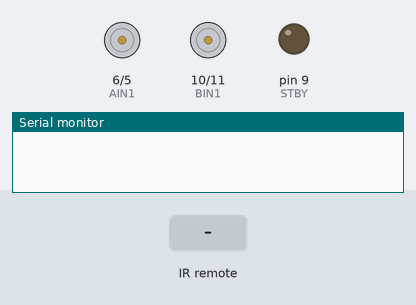
A sketch run on a simulated Arduino Uno, built with avr-gcc and run on an emulated ATmega328P. On the bench: motor-driver pin pairs drawn as motors (green arrow = first pin HIGH = forward, orange = second pin HIGH = backward, longer = more drive, stopped while the standby pin is LOW), output pins drawn as LEDs (lit = HIGH), the last lines printed to the serial monitor. The inputs (shaded band) are chosen by the test bench.

Above: at 1.2 s.
1.3 s: infrared code 0xE31CFF00 received
At 1.8 s:
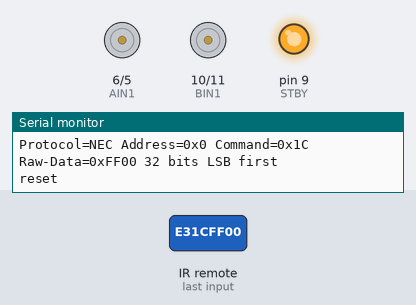
2.8 s: infrared code 0xE718FF00 received
At 4.3 s:
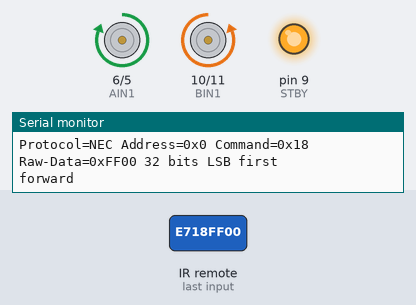
4.8 s: infrared code 0xAD52FF00 received
At 5.8 s:
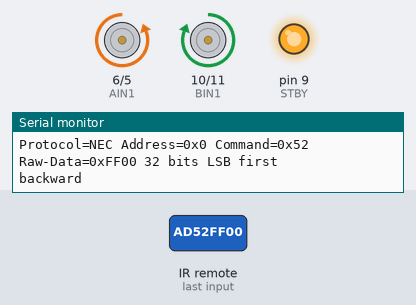
6.8 s: infrared code 0xF708FF00 received
At 8.5 s:
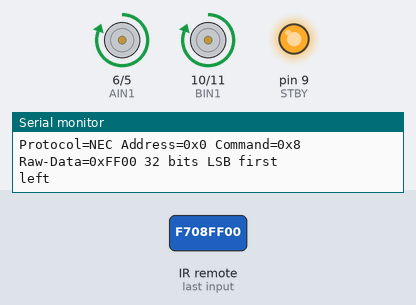
8.8 s: infrared code 0xA55AFF00 received
At 10.1 s:
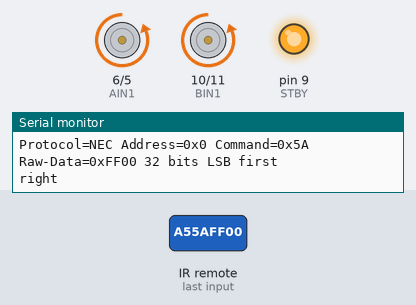
Timing chart, 0 to 11.8 s (numbered marks = the images above; inputs shaded):
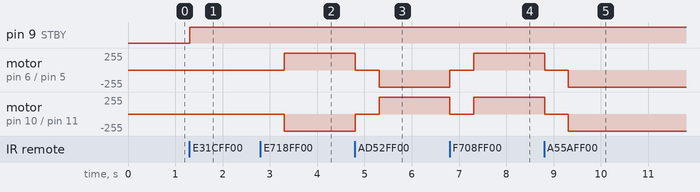

Measured:
- after the input at 1.3 s, pin 9 (STBY): LOW → HIGH at once
- after the input at 2.8 s, motor on pin 6 (AIN1) / pin 5 (AIN2): stopped → forward 255/255 after 0.51 s; motor on pin 10 (BIN1) / pin 11 (BIN2): stopped → backward 255/255 after 0.51 s
- after the input at 4.8 s, motor on pin 6 (AIN1) / pin 5 (AIN2): forward 255/255 → stopped at once, → backward 255/255 0.50 s later; motor on pin 10 (BIN1) / pin 11 (BIN2): backward 255/255 → stopped at once, → forward 255/255 0.50 s later
- after the input at 6.8 s, motor on pin 6 (AIN1) / pin 5 (AIN2): backward 255/255 → stopped at once, → forward 255/255 0.50 s later; motor on pin 10 (BIN1) / pin 11 (BIN2): forward 255/255 → stopped at once, → forward 255/255 0.50 s later
- after the input at 8.8 s, motor on pin 6 (AIN1) / pin 5 (AIN2), motor on pin 10 (BIN1) / pin 11 (BIN2): forward 255/255 → stopped at once, → backward 255/255 0.50 s later

The sketch:

RemoteControlled.ino
```cpp
#include<IRremote.hpp>

int STBY = 9;
int AIN1 = 6;
int AIN2 = 5;
int BIN1 = 10;
int BIN2 = 11;
int IRpin = 2;
int resetTime = 500;

String action = "";

void reset(bool timeReset = false) {
  action = "reset";
  digitalWrite(AIN1, LOW);
  digitalWrite(AIN2, LOW);
  digitalWrite(BIN1, LOW);
  digitalWrite(BIN2, LOW);
  digitalWrite(STBY, HIGH);
  // if (timeReset) timeStart = millis();
}

void forward() {
  reset();
  delay(resetTime);
  action = "forward";
  digitalWrite(AIN1, HIGH);
  digitalWrite(AIN2, LOW);
  digitalWrite(BIN1, LOW);
  digitalWrite(BIN2, HIGH);
}

void backward() {
  reset();
  delay(resetTime);
  action = "backward";
  //Serial.println(action);
  digitalWrite(AIN1, LOW);
  digitalWrite(AIN2, HIGH);
  digitalWrite(BIN1, HIGH);
  digitalWrite(BIN2, LOW);
}

void left() {
  reset();
  delay(resetTime);
  action = "left";
  digitalWrite(AIN1, HIGH);
  digitalWrite(AIN2, LOW);
  digitalWrite(BIN1, HIGH);
  digitalWrite(BIN2, LOW);
}

void right() {
  reset();
  delay(resetTime);
  action = "right";
  digitalWrite(AIN1, LOW);
  digitalWrite(AIN2, HIGH);
  digitalWrite(BIN1, LOW);
  digitalWrite(BIN2, HIGH);
}


void setup() {
  pinMode(AIN1, OUTPUT);
  pinMode(AIN2, OUTPUT);
  pinMode(BIN1, OUTPUT);
  pinMode(BIN2, OUTPUT);
  pinMode(STBY, OUTPUT);
  Serial.begin(9600);
  IrReceiver.begin(IRpin, ENABLE_LED_FEEDBACK);
}

void loop() {
  // put your main code here, to run repeatedly:
  if (IrReceiver.decode()) {
    //Serial.println(IrReceiver.decodedIRData.decodedRawData, HEX);
    IrReceiver.printIRResultShort(&Serial);
    // if (IrReceiver.decodedIRData.decodedRawData == 0xE31CFF00) action = "stop";
    // else if (IrReceiver.decodedIRData.decodedRawData == 0xE718FF00) action = "forward";
    // else if (IrReceiver.decodedIRData.decodedRawData == 0xAD52FF00) action = "backward";
    // else if (IrReceiver.decodedIRData.decodedRawData == 0xF708FF00) action = "left";
    // else if (IrReceiver.decodedIRData.decodedRawData == 0xA55AFF00) action = "right";
    if (IrReceiver.decodedIRData.decodedRawData == 0xE31CFF00) reset();
    else if (IrReceiver.decodedIRData.decodedRawData == 0xE718FF00) forward();
    else if (IrReceiver.decodedIRData.decodedRawData == 0xAD52FF00) backward();
    else if (IrReceiver.decodedIRData.decodedRawData == 0xF708FF00) left();
    else if (IrReceiver.decodedIRData.decodedRawData == 0xA55AFF00) right();
    Serial.println(action);
    IrReceiver.resume();
  }
}
```
